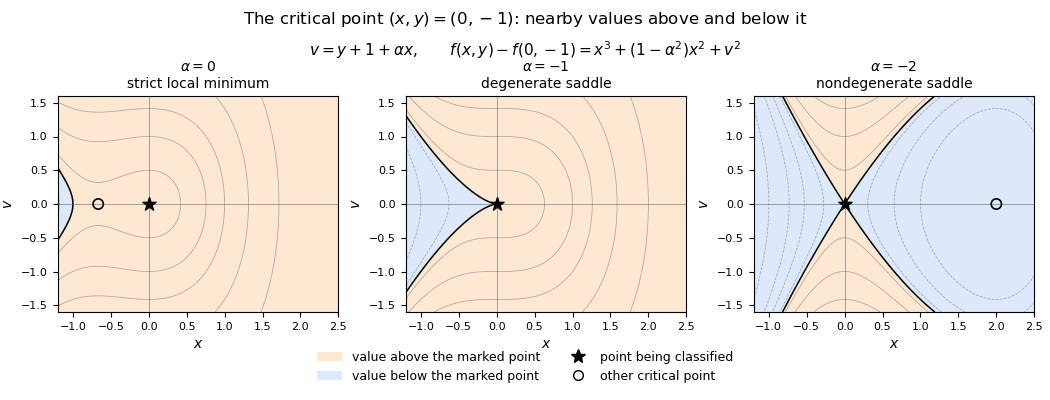

The script that saved this image:
"""Generate an original sign diagram; write the PNG to the working directory."""
from pathlib import Path

import matplotlib
matplotlib.use("Agg")
import matplotlib.pyplot as plt
from matplotlib.lines import Line2D
from matplotlib.patches import Patch
import numpy as np

plt.rcParams.update({
    "font.family": "DejaVu Sans",
    "font.size": 10,
    "figure.facecolor": "white",
    "axes.facecolor": "white",
    "savefig.facecolor": "white",
    "savefig.transparent": False,
})

x = np.linspace(-1.2, 2.5, 601)
v = np.linspace(-1.6, 1.6, 501)
xx, vv = np.meshgrid(x, v)
negative, positive = "#dbe9fb", "#ffe8d2"
fig, axes = plt.subplots(1, 3, figsize=(10.5, 4), dpi=100)
fig.subplots_adjust(left=0.055, right=0.985, bottom=0.22, top=0.76, wspace=0.24)
cases = [(0, "strict local minimum"), (-1, "degenerate saddle"), (-2, "nondegenerate saddle")]
for ax, (alpha, classification) in zip(axes, cases):
    beta = 1 - alpha**2
    difference = xx**3 + beta * xx**2 + vv**2
    ax.contourf(xx, vv, difference, levels=[-100, 0, 100], colors=[negative, positive])
    ax.contour(xx, vv, difference, levels=[-4, -2, -1, -0.25, 0.25, 1, 2, 4, 8],
               colors="#888888", linewidths=0.55, alpha=0.7)
    ax.contour(xx, vv, difference, levels=[0], colors="black", linewidths=1.1)
    ax.scatter([0], [0], marker="*", color="black", s=100, zorder=5)
    other = -2 * beta / 3
    if beta != 0:
        ax.scatter([other], [0], marker="o", facecolors="none", edgecolors="black",
                   s=55, linewidths=1.2, zorder=5)
    ax.axvline(0, color="#555555", linewidth=0.6, alpha=0.6)
    ax.axhline(0, color="#555555", linewidth=0.6, alpha=0.6)
    ax.set_xlim(x[0], x[-1])
    ax.set_ylim(v[0], v[-1])
    ax.set_xlabel("$x$")
    ax.set_ylabel("$v$")
    ax.set_title(rf"$\alpha={alpha}$" + "\n" + classification, fontsize=10)
    ax.tick_params(labelsize=8)

fig.suptitle(r"The critical point $(x,y)=(0,-1)$: nearby values above and below it",
             fontsize=12, y=0.975)
fig.text(0.5, 0.86, r"$v=y+1+\alpha x,\qquad f(x,y)-f(0,-1)=x^3+(1-\alpha^2)x^2+v^2$",
         ha="center", fontsize=11)
handles = [
    Patch(facecolor=positive, label="value above the marked point"),
    Patch(facecolor=negative, label="value below the marked point"),
    Line2D([], [], color="black", marker="*", linestyle="", markersize=10, label="point being classified"),
    Line2D([], [], color="black", marker="o", markerfacecolor="none", linestyle="",
           markersize=7, label="other critical point"),
]
fig.legend(handles=handles, loc="lower center", bbox_to_anchor=(0.5, 0.015),
           ncol=2, fontsize=9, frameon=False, columnspacing=2)
fig.savefig(Path("mathematics-2014-critical-point-classification.png"), dpi=100)
plt.close(fig)
